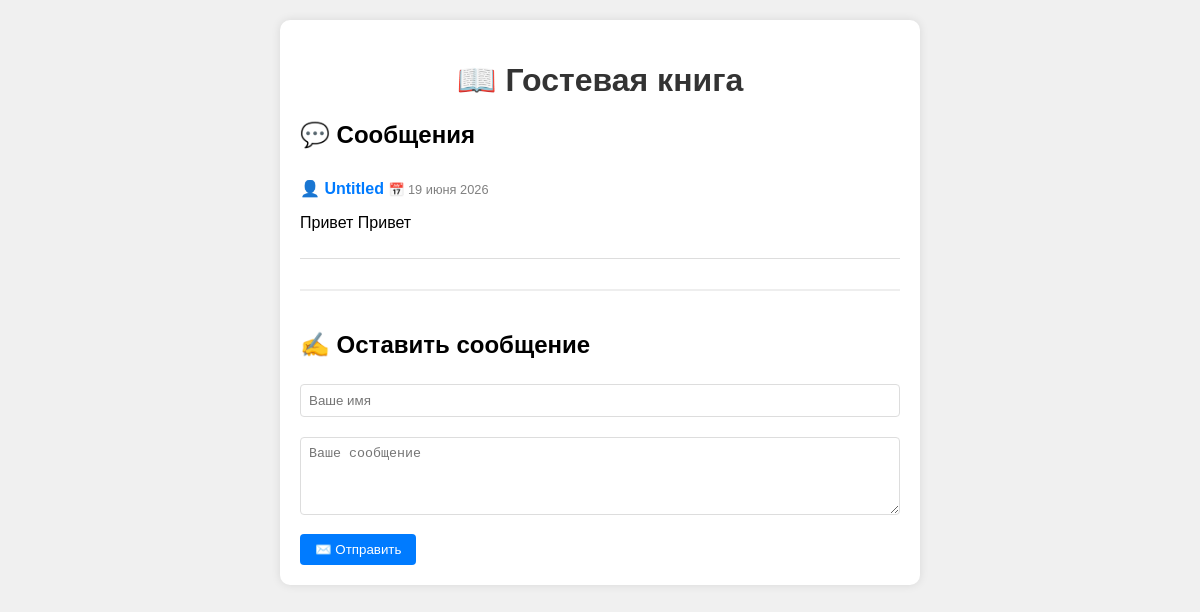
Before: / with the older database file.
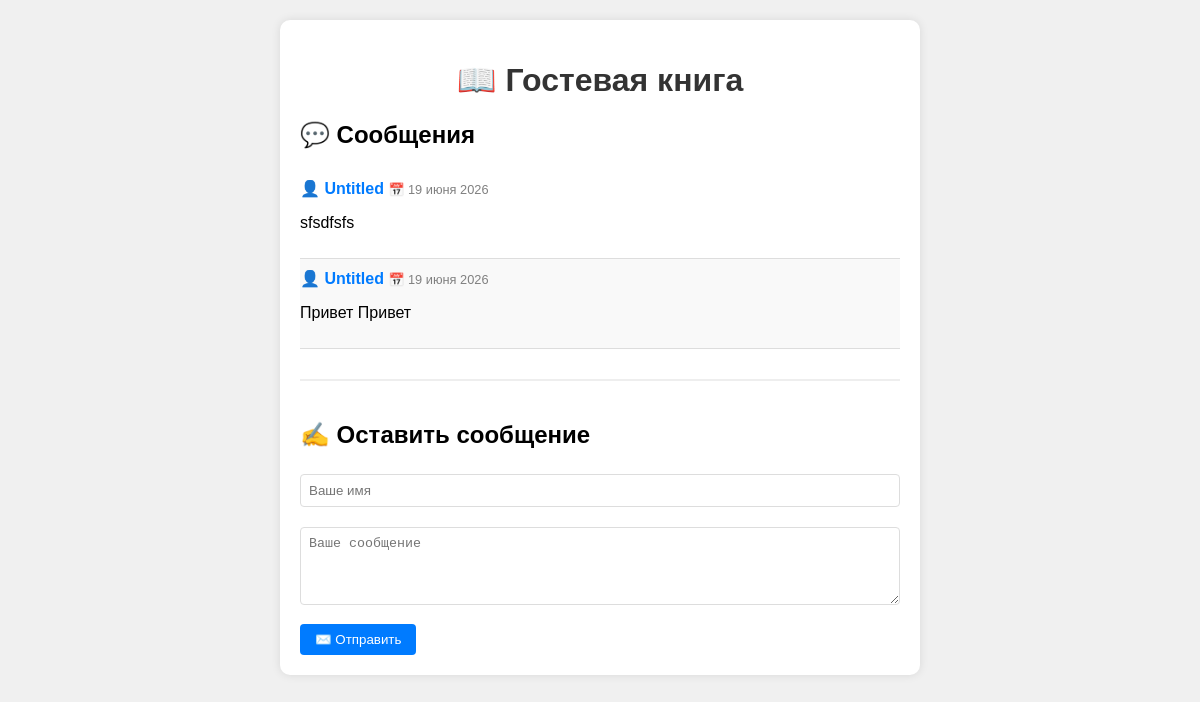
After: the same page with the newer database file.
### tables this page shows
CREATE TABLE messages (
            id INTEGER PRIMARY KEY AUTOINCREMENT,
            name TEXT NOT NULL,
            message TEXT NOT NULL,
            created_at TEXT NOT NULL
        );

### app.py (the view)
@app.route('/')
def index():
    messages = get_all_messages()
    success = session.pop('success', None)   # задание В
    error = session.pop('error', None)       # задание Г
    return render_template('index.html', messages=messages, success=success, error=error)

### app.py (called while the page is built)
@app.template_filter('ru_date')
def ru_date_filter(date_str):
    try:
        dt = datetime.datetime.strptime(date_str, '%Y-%m-%d').date()
        months = {
            1: 'января', 2: 'февраля', 3: 'марта', 4: 'апреля',
            5: 'мая', 6: 'июня', 7: 'июля', 8: 'августа',
            9: 'сентября', 10: 'октября', 11: 'ноября', 12: 'декабря'
        }
        return f"{dt.day} {months[dt.month]} {dt.year}"
    except:
        return date_str

### database.py (called while the page is built)
def get_db_connection():
    conn = sqlite3.connect(DATABASE)
    conn.row_factory = sqlite3.Row
    return conn

def get_all_messages():
    conn = get_db_connection()
    messages = conn.execute(
        'SELECT * FROM messages ORDER BY created_at DESC, id DESC'
    ).fetchall()
    conn.close()
    return messages

### templates/index.html (shortened to what this page needs)
<!DOCTYPE html>
<html>
<head>
    <link rel="stylesheet" href="{{ url_for('static', filename='style.css') }}">
</head>
<body>
    <div class="container">
        <h1>📖 Гостевая книга</h1>
        <h2>💬 Сообщения</h2>
        {% if messages %}
            {% for msg in messages %}
                <div class="message {% if loop.index0 % 2 == 0 %}message-even{% else %}message-odd{% endif %}">
                    <strong>👤 {{ msg.name }}</strong>
                    <small>📅 {{ msg.created_at|ru_date }}</small>
                    <p>{{ msg.message }}</p>
                </div>
            {% endfor %}
        {% else %}
            <p>Пока нет сообщений. Будьте первым! 🥇</p>
        {% endif %}
        <div class="add-form">
            <h2>✍️ Оставить сообщение</h2>
            <form method="POST" action="/add">
                <input type="text" name="name" placeholder="Ваше имя"
                       class="{% if error %}input-error{% endif %}" required>
                <textarea name="message" placeholder="Ваше сообщение" rows="4"
                          class="{% if error %}input-error{% endif %}" required></textarea>
                <button type="submit">✉️ Отправить</button>
            </form>
        </div>
    </div>
</body>
</html>

### static/style.css (style rules this page uses)
body { font-family: Arial, sans-serif; background-color: #f0f0f0; margin: 0; padding: 20px; }
.container { max-width: 600px; margin: 0 auto; background: white; padding: 20px; border-radius: 10px; box-shadow: 0 0 10px rgba(0,0,0,0.1); }
h1 { text-align: center; color: #333; }
.message { padding: 10px 0; border-bottom: 1px solid #ddd; }
.message-even { background-color: #ffffff; }
.message-odd { background-color: #f9f9f9; }
.message strong { color: #007bff; }
.message small { color: gray; font-size: 0.8em; }
.add-form { margin-top: 30px; padding-top: 20px; border-top: 2px solid #eee; }
input, textarea { width: 100%; padding: 8px; margin: 5px 0 15px 0; border: 1px solid #ddd; border-radius: 4px; box-sizing: border-box; }
button { background-color: #007bff; color: white; padding: 8px 15px; border: none; border-radius: 4px; cursor: pointer; }

Changed rows visible on the page:
added messages: name "Untitled", created_at|ru_date "19 июня 2026", message "sfsdfsfs"
